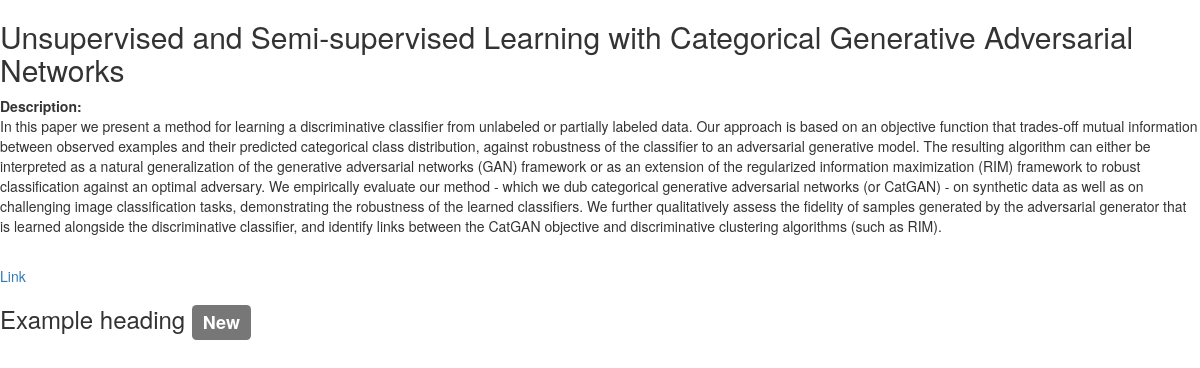
The app's page /papers/f80a9bf7-6b0b-4034-b279-ffe3b8e27c70/ with its own data.
### home/models.py (models this page shows, shortened)
@python_2_unicode_compatible
class Paper(models.Model):
    uuid = models.CharField(max_length=100, blank=True, unique=True, default=uuid.uuid4)
    author = models.CharField(max_length=100, verbose_name = u"author")
    title = models.CharField(max_length=200, verbose_name = u"title")
    description = models.CharField(max_length=5000)
    breif_description= models.CharField(max_length=500)
    version=models.CharField(max_length=5)
    category=models.CharField(max_length=100)
    link = models.CharField(max_length=200)
    repo = models.ForeignKey(CodeLink, null=True)
    links = models.ForeignKey(AdditionalLinks, null=True)
    votes = models.IntegerField(default=0)
    rating = models.FloatField(default=0.0)
    pubdate = models.DateTimeField('date published')
    tags = TaggableManager()

### home/views.py (the view, shortened to what this page needs)
# urls.py: url(r'^papers/(?P<paper_id>[0-9a-z-]+)/$', views.PaperView.as_view(), name='paper_page'),
class PaperView(View):
    model = Paper
    template_name = 'paper.html'
    def get(self, request, paper_id, *args, **kwargs):
        paper = Paper.objects.get(uuid=paper_id)
        return render(request, self.template_name, {'paper': paper})

### home/templates/paper.html (shortened to what this page needs)
{% load bootstrap3 %}
{% bootstrap_css %}
<h2> {{ paper.title }} </h2>
<strong> Description: </strong><br>
<p> {{ paper.description }} </p><br>
<a href={{ paper.link }}> Link </a>
<h3>Example heading <span class="label label-default">New</span></h3>

### records on screen
Paper: title "Unsupervised and Semi-supervised Learning with Categorical Generative Adversarial Networks", description "In this paper we present a method for learning a discriminative classifier from unlabeled or partially labeled data. Our approach is based on an objective function that trades-off mutual information between observed examples and their predicted categorical class distribution, against robustness of the classifier to an adversarial generative model. The resulting algorithm can either be interpreted as a natural generalization of the generative adversarial networks (GAN) framework or as an extension of the regularized information maximization (RIM) framework to robust classification against an optimal adversary. We empirically evaluate our method - which we dub categorical generative…"
